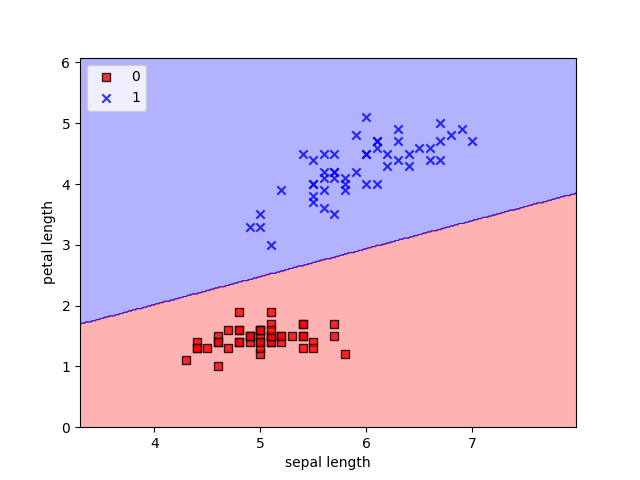

Write Python code to recreate this figure.
# Implementing Logistic Regression classification
import numpy as np
import pandas as pd
import matplotlib.pyplot as plt
from matplotlib.colors import ListedColormap
from sklearn import datasets

class LogisticRegressionGD(object):
    """ Logisitic Regression Classifier using Gradient Descent """
    def __init__(self, eta=0.05, n_iter=100, random_state=1):
        self.eta = eta
        self.n_iter = n_iter
        self.random_state = random_state

    def fit(self, X, y):
        """ Fit training data """
        rgen = np.random.RandomState(self.random_state)
        self.w_ = rgen.normal(loc=0.0, scale=0.01, size=1+X.shape[1])
        self.cost_=[]
        for i in range(self.n_iter):
            net_input = self.net_input(X)
            output = self.activation(net_input)
            errors = (y-output)
            self.w_[1:] += self.eta * X.T.dot(errors)
            self.w_[0] += self.eta * errors.sum()

            # logistic cost
            cost = (-y.dot(np.log(output))-((1-y).dot(np.log(1-output))))
            self.cost_.append(cost)
        return self

    def net_input(self, X):
        """ Calculate the net input """
        return np.dot(X, self.w_[1:]) + self.w_[0]

    def activation(self, z):
        """ Compute logistic sigmoid activation """
        return 1/(1+np.exp(-np.clip(z,-250,250)))

    def predict(self, X):
        """ Return the class label after unit step"""
        return np.where(self.net_input(X)>=0.0, 1, 0)

# Loading the data
iris = datasets.load_iris()
X = iris.data[:,[0,2]]
y=iris.target

X_01_subset = X[(y==0) | (y==1)]
y_01_subset = y[(y==0) | (y==1)]

lrgd = LogisticRegressionGD(eta = 0.05, n_iter=1000, random_state=1)
lrgd.fit(X_01_subset, y_01_subset)

def plot_decision_regions(X, y, classifier, resolution=0.02):
    """ Visualize decision boundaries for 2-D datasets"""
    # setup marker generator and color map
    markers = ('s', 'x', 'o', '^', 'v')
    colors = ('red', 'blue', 'lightgreen', 'gray', 'cyan')
    cmap = ListedColormap(colors[:len(np.unique(y))])

    # plot the decision surface
    x1_min, x1_max=X[:,0].min()-1, X[:,0].max()+1
    x2_min, x2_max=X[:,1].min()-1, X[:,1].max()+1
    xx1, xx2 = np.meshgrid(np.arange(x1_min,x1_max,resolution),np.arange(x2_min,x2_max,resolution))

    Z=classifier.predict(np.array([xx1.ravel(), xx2.ravel()]).T)
    Z=Z.reshape(xx1.shape)

    plt.contourf(xx1, xx2, Z, alpha=0.3, cmap=cmap)
    plt.xlim(xx1.min(), xx1.max())
    plt.ylim(xx2.min(), xx2.max())

    # plot class samples
    for idx, cl in enumerate(np.unique(y)):
        plt.scatter(x=X[y==cl, 0],y=X[y==cl,1],alpha=0.8,c=colors[idx],marker=markers[idx],label=cl,edgecolor='black')
 
plot_decision_regions(X=X_01_subset, y=y_01_subset, classifier=lrgd)
plt.xlabel('sepal length')
plt.ylabel('petal length')
plt.legend(loc='upper left')
plt.show()
